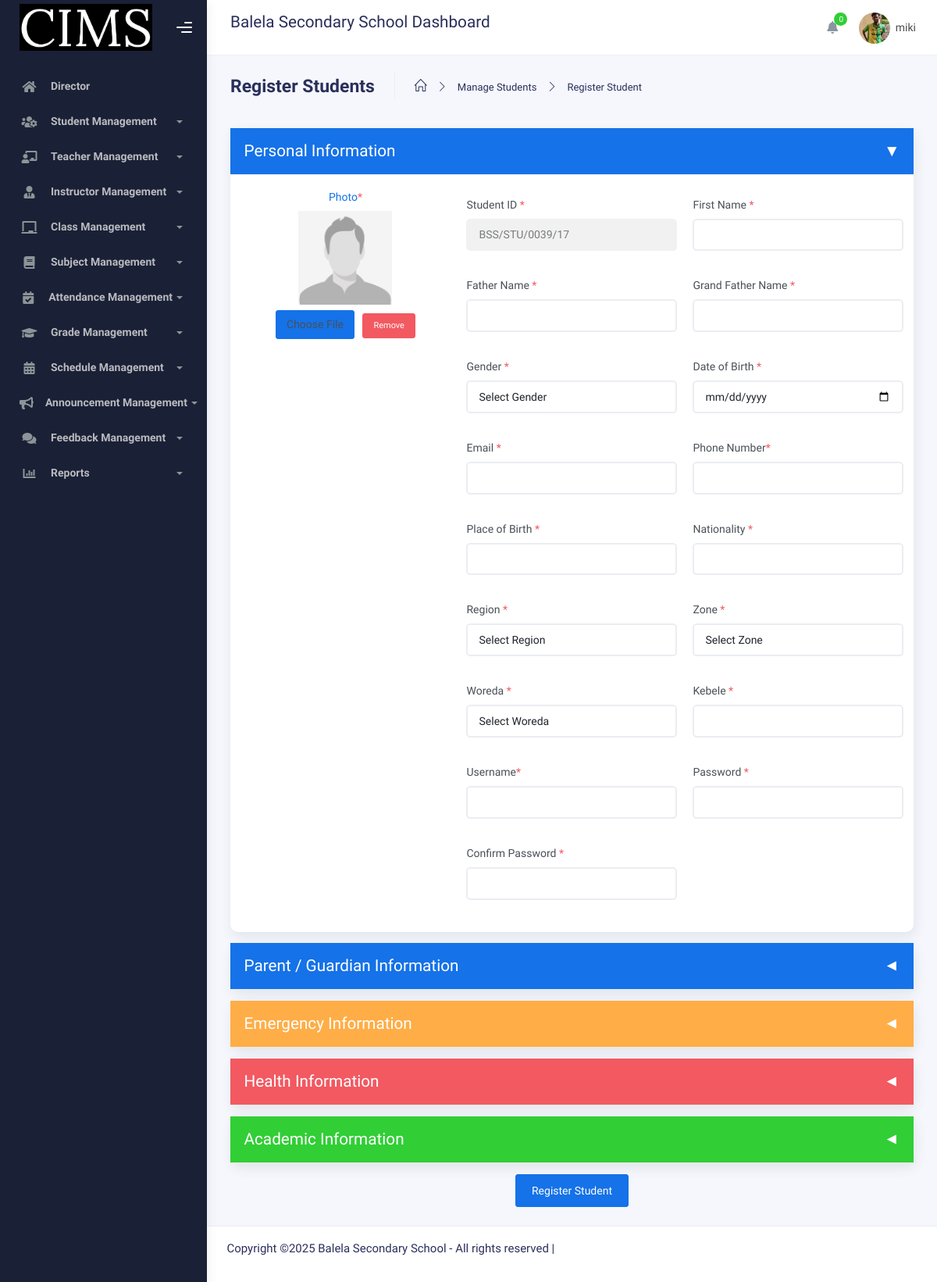
/Director/register_student.php (signed in), run on the app's committed database.
### tables this page shows
CREATE TABLE IF NOT EXISTS `users` (
  `uid` int NOT NULL AUTO_INCREMENT,
  `idNumber` varchar(50) NOT NULL,
  `profile_picture` varchar(250) NOT NULL,
  `first_name` varchar(30) NOT NULL,
  `father_name` varchar(30) NOT NULL,
  `grandfather_name` varchar(30) NOT NULL,
  `gender` varchar(30) NOT NULL,
  `user_type` varchar(30) NOT NULL,
  `username` varchar(50) NOT NULL,
  `password` varchar(250) NOT NULL,
  `email` varchar(50) NOT NULL,
  `phone` varchar(50) NOT NULL,
  `user_status` int NOT NULL,
  PRIMARY KEY (`uid`)
);

CREATE TABLE IF NOT EXISTS `role_type` (
  `rid` int NOT NULL AUTO_INCREMENT,
  `role_name` varchar(50) NOT NULL,
  `abbreviation_name` varchar(30) NOT NULL,
  `description` text,
  `created_at` timestamp NULL DEFAULT CURRENT_TIMESTAMP,
  PRIMARY KEY (`rid`)
);

CREATE TABLE IF NOT EXISTS `students` (
  `sid` int NOT NULL AUTO_INCREMENT,
  `student_photo` varchar(250) NOT NULL,
  `student_id` varchar(50) NOT NULL,
  `first_name` varchar(100) NOT NULL,
  `father_name` varchar(100) NOT NULL,
  `grand_father_name` varchar(100) NOT NULL,
  `gender` varchar(20) NOT NULL,
  `dob` date NOT NULL,
  `email` varchar(150) NOT NULL,
  `phone` varchar(20) NOT NULL,
  `birth_place` varchar(150) NOT NULL,
  `nationality` varchar(100) NOT NULL,
  `region` int NOT NULL,
  `zone` int DEFAULT NULL,
  `woreda` int DEFAULT NULL,
  `kebele` varchar(100) NOT NULL,
  `username` varchar(50) NOT NULL,
  `password` varchar(255) NOT NULL,
  `mother_name` varchar(100) DEFAULT NULL,
  `father_full_name` varchar(100) NOT NULL,
  `father_contact` varchar(20) DEFAULT NULL,
  `mother_contact` varchar(20) DEFAULT NULL,
  `father_occupation` varchar(100) DEFAULT NULL,
  `mother_occupation` varchar(100) DEFAULT NULL,
  `emergency_contact_name` varchar(100) DEFAULT NULL,
  `emergency_contact_phone` varchar(20) DEFAULT NULL,
  `blood_group` varchar(10) DEFAULT NULL,
  `medical_condition` varchar(50) DEFAULT NULL,
  `other_condition` varchar(100) DEFAULT NULL,
  `disabilities` varchar(20) DEFAULT NULL,
  `previous_school` varchar(150) DEFAULT NULL,
  `previous_documents` varchar(250) DEFAULT NULL,
  `created_at` timestamp NULL DEFAULT CURRENT_TIMESTAMP,
  PRIMARY KEY (`sid`),
  UNIQUE KEY `student_id` (`student_id`),
  UNIQUE KEY `username` (`username`)
);

### Director/register_student.php (the view, shortened to what the rows shown need)
<?php
include('directorHeader.php');
$generatedId = getNextIdNumber();
?>
<div class="container">
    <div class="page-inner">
        <div class="main-content">
            <section class="section">
                <form action="" method="POST" enctype="multipart/form-data" id="studentForm">
                    <div class="card mb-3">
                        <div class="collapse show" id="personalInfo">
                            <div class="card-body">
                                <div class="row">
                                    <div class="col-lg-8">
                                        <div class="row">
                                            <div class="form-group col-12 col-md-6 mb-3">
                                                <label for="student_id">Student ID <span class="text-danger">*</span></label>
                                                <input id="student_id" type="text" class="form-control" name="student_id" value="<?php echo htmlspecialchars($generatedId); ?>" readonly/>
                                            </div>
                                        </div>
                                    </div>
                                </div>
                            </div>
                        </div>
                    </div>
                </form>
            </section>
        </div>
    </div>
</div>
<?php
include('../admin/footer.php');
?>

### Director/directorHeader.php (shortened to what the rows shown need)
<?php
include '../connection/connection.php';
include '../connection/function.php';
?>
<!DOCTYPE html>
<html lang="en">
<head>
	<link rel="stylesheet" href="../assets/css/bootstrap.min.css">
	<link rel="stylesheet" href="../assets/css/plugins.min.css">
	<link rel="stylesheet" href="../assets/css/kaiadmin.min.css">
</head>
<?php
$profile = getUserByID($_SESSION["uid"]);
$roleName = getRoleNameById($profile["user_type"]);
if (isset($_SESSION["uid"]) and ($roleName == "Director")) {
?>
<body>
<div class="wrapper">
  <div class="sidebar" data-background-color="dark">
<div class="sidebar-logo">
 <div class="logo-header" data-background-color="dark">
   <div class = "logo">
	<img src="../assets/img/logo.png" alt="navbar brand" class="navbar-brand" height="60" width="170">
   </div>
  <div class="nav-toggle">
	<button class="btn btn-toggle toggle-sidebar"><i class="gg-menu-right"></i></button>
	<button class="btn btn-toggle sidenav-toggler"><i class="gg-menu-left"></i></button></div>
	<button class="topbar-toggler more"><i class="gg-more-vertical-alt"></i></button></div>
   </div>
<div class="sidebar-wrapper scrollbar scrollbar-inner">
  <div class="sidebar-content">
	<ul class="nav nav-secondary">
	  <li class="nav-item">
    <a href="director.php" class="collapsed"><i class="fas fa-home"></i><p><?php echo $roleName = getRoleNameById($profile["user_type"]); ?></p></a></li>
<li class="nav-item">
    <a data-bs-toggle="collapse" href="#users" role="button" aria-expanded="false" aria-controls="users">
        <i class="fas fa-users-cog"></i>
        <p>Student Management</p>
        <span class="caret"></span>
    </a>
</li>
      <li class="nav-item">
        <a data-bs-toggle="collapse" href="#teachers" role="button" aria-expanded="false" aria-controls="teachers">
          <i class="fas fa-chalkboard-teacher"></i>
          <p>Teacher Management</p>
          <span class="caret"></span>
        </a>
      </li>
      <li class="nav-item">
        <a data-bs-toggle="collapse" href="#instructors" role="button" aria-expanded="false" aria-controls="instructors">
          <i class="fas fa-user-tie"></i>
          <p>Instructor Management</p>
          <span class="caret"></span>
        </a>
      </li>
      <li class="nav-item">
        <a data-bs-toggle="collapse" href="#class" role="button" aria-expanded="false" aria-controls="class">
          <i class="fas fa-chalkboard"></i>
          <p>Class Management</p>
          <span class="caret"></span>
        </a>
      </li>
      <li class="nav-item">
        <a data-bs-toggle="collapse" href="#subject" role="button" aria-expanded="false" aria-controls="subject">
          <i class="fas fa-book"></i>
          <p>Subject Management</p>
          <span class="caret"></span>
        </a>
      </li>
          <li class="nav-item">
            <a data-bs-toggle="collapse" href="#attendance" role="button" aria-expanded="false" aria-controls="attendance">
              <i class="fas fa-calendar-check"></i>
              <p>Attendance Management</p>
              <span class="caret"></span>
            </a>
          </li>
          <li class="nav-item">
            <a data-bs-toggle="collapse" href="#grades" role="button" aria-expanded="false" aria-controls="grades">
              <i class="fas fa-graduation-cap"></i>
              <p>Grade Management</p>
              <span class="caret"></span>
            </a>
          </li>
          <li class="nav-item">
            <a data-bs-toggle="collapse" href="#schedule" role="button" aria-expanded="false" aria-controls="schedule">
              <i class="fas fa-calendar-alt"></i>
              <p>Schedule Management</p>
              <span class="caret"></span>
            </a>
          </li>
          <li class="nav-item">
            <a data-bs-toggle="collapse" href="#announcement" role="button" aria-expanded="false" aria-controls="announcement">
              <i class="fas fa-bullhorn"></i>
              <p>Announcement Management</p>
              <span class="caret"></span>
            </a>
          </li>
          <li class="nav-item">
            <a data-bs-toggle="collapse" href="#feedback" role="button" aria-expanded="false" aria-controls="feedback">
              <i class="fas fa-comments"></i>
              <p>Feedback Management</p>
              <span class="caret"></span>
            </a>
          </li>
<li class="nav-item">
  <a data-bs-toggle="collapse" href="#reports"><i class="fas fa-chart-bar"></i><p>Reports</p><span class="caret"></span></a>
     </li>
    </ul>
  </div>
 </div>
</div>
<div class="main-panel">
	<div class="main-header">
<nav class="navbar navbar-header navbar-header-transparent navbar-expand-lg border-bottom">
  <div class="container-fluid">
	<div class="input-group">
	  <div class="input-group-prepend">
		<h4>Balela Secondary School Dashboard </h4></div>
	    <ul class="navbar-nav topbar-nav ms-md-auto align-items-center">
<ul class="navbar-nav topbar-nav ms-md-auto align-items-center">
 <li class="nav-item topbar-icon dropdown hidden-caret">
  <a class="nav-link dropdown-toggle" href="#" id="notifDropdown" role="button" data-bs-toggle="dropdown" aria-haspopup="true" aria-expanded="false">
   <i class="fa fa-bell"></i><span class="notification" id="notifCount">0</span></a>
	</li>
<li class="nav-item topbar-user dropdown hidden-caret">
 <a class="dropdown-toggle profile-pic" data-bs-toggle="dropdown" href="#" aria-expanded="false">
    <div class="avatar-sm"><img class="profile-img" src="<?php echo $profile["profile_picture"]; ?>"
	       alt="Profile Picture" width="100" height="100"></div>
    <span class="profile-username"><span class="op-7"><?php echo "$profile[username]";?></span></span></span>
 </a>
				</li>
			</ul>
		</div>
	</nav>
</div>
<?php
} else {
}
?>

### data on the page
users: user_type.role_name "Director", profile_picture (placeholder picture), username "miki"
students: student_id "BSS/STU/0039/17"
